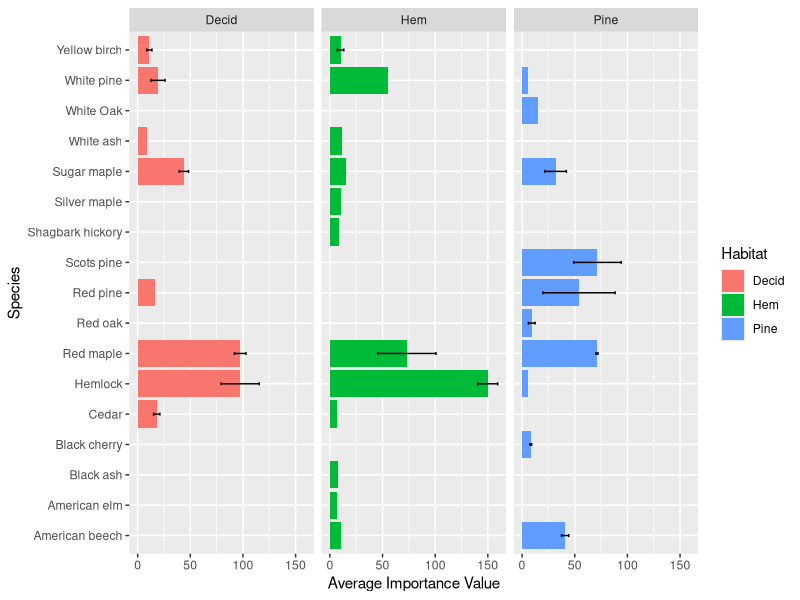
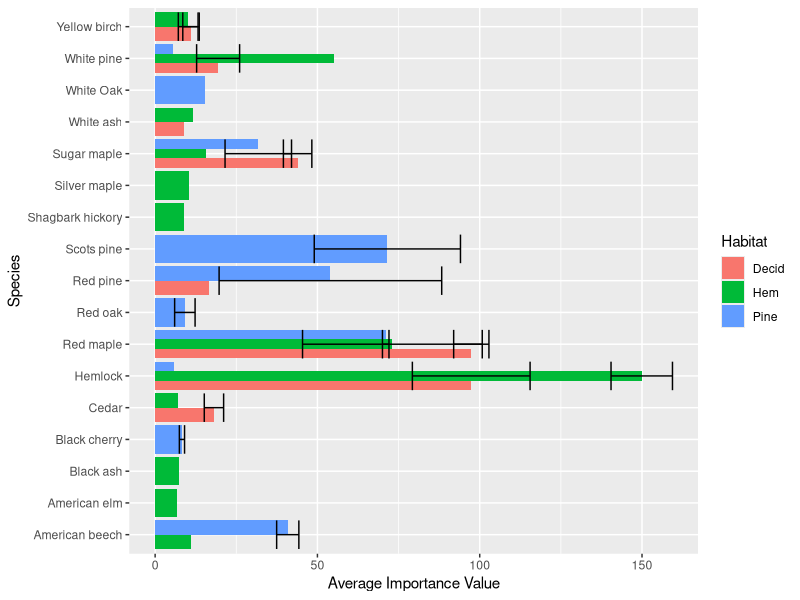

Generate these figures, in order, with R:
## ---- chunk 1
rm(list = ls()) #clear's the workspace
library(dplyr)
library(ggplot2)
## ---- chunk 2
Trees <- read.csv("newtrees.csv")
## ---- chunk 3
Pines<-filter(Trees, Habitat == "Pine")
Decid<-filter(Trees, Habitat == "Deciduous")
Hem<-filter(Trees, Habitat == "Hemlock")
## ---- chunk 4
temp_DF<-data.frame(matrix(ncol = 5, nrow = 6))
colnames(temp_DF)<-c("Habitat", "Transect", "MPI", "MAP", "AVGDEN")
## ---- chunk 5
calcsPine <- Pines %>% group_by(Transect.Number) %>% summarise(
		MPI = mean(Distance, na.rm = T),
		MAP = MPI*MPI,
		AVGDEN = (100/MAP)
)
## ---- chunk 6
calcsHem<-Hem %>% group_by(Transect.Number) %>% summarise(
	MPI = mean(Distance, na.rm = T),
	MAP = MPI*MPI,
	AVGDEN = (100/MAP)
)
calcsDecid<-Decid %>% group_by(Transect.Number) %>% summarise(
	MPI = mean(Distance, na.rm = T),
	MAP = MPI*MPI,
	AVGDEN = (100/MAP)
)
## ---- chunk 7
AvgDenData<-rbind(calcsPine, calcsDecid, calcsHem)
AvgDenData$Habitat<-c("Pine", "Pine", "Decid", "Decid", "Hem", "Hem")
rm(calcsDecid, calcsHem, calcsPine, temp_DF)#removes the DFs I no longer need
## ---- chunk 8
P1<-filter(Pines, Transect.Number == 1)
TreesP1<-P1 %>% group_by(Species) %>% summarize (
	total = length(Species),
)
## ---- chunk 9
AllTreesP1<-sum(TreesP1$total)

TreesP1$RELDEN<-(TreesP1$total/AllTreesP1)*100

TreesP1$DEN<-((TreesP1$RELDEN)/100)*AvgDenData$AVGDEN[1]

#check that it is correct: all densities together should add to the average density for the transect

AvgDenData$AVGDEN[1] == sum(TreesP1$DEN)

## ---- chunk 10
P1$Radius<-P1$DBH/2
P1$Area<-pi*(P1$Radius^2)
AVGBA<- P1 %>% group_by(Species)  %>% summarise(
	AVGBA=mean(Area, na.rm = T)
) #returns class a DF with 2 columns; can't easily directly combine with TreesP1 so do this step then next line

TreesP1$AVGBA<-AVGBA$AVGBA

## ---- chunk 11
TreesP1$BA<-TreesP1$DEN*TreesP1$AVGBA
TotalBA<-sum(TreesP1$BA)
TreesP1$RELBA<-((TreesP1$BA/TotalBA)*100)
## ---- chunk 12
NumStations<-10
MySpecies<-levels(factor(P1$Species))
Freq<-vector()
temp<-vector()
i<-1
for (i in 1:length(MySpecies)){
	test<-filter(P1, Species == MySpecies[i])
	Stations<-unique(test$Trap.Station)
	temp[i]<-length(Stations)
	Freq[i]<-temp[i]/NumStations
}
TreesP1$FREQ<-Freq
SumFreq<-sum(TreesP1$FREQ)
TreesP1$RELFREQ<-(TreesP1$FREQ/SumFreq)*100
TreesP1$IV<-TreesP1$RELDEN+TreesP1$RELBA+TreesP1$RELFREQ
#now assign the correct transect and habitat to keep track of later
TreesP1$Habitat<-as.factor("Pine")
TreesP1$Transect.Number <- 1

## ---- chunk 13
P2<-filter(Pines, Transect.Number == 2)
TreesP2<-P2 %>% group_by(Species) %>% summarize (
	total = length(Species),
)
## ---- chunk 14
AllTreesP2<-sum(TreesP2$total)

TreesP2$RELDEN<-(TreesP2$total/AllTreesP2)*100

TreesP2$DEN<-((TreesP2$RELDEN)/100)*AvgDenData$AVGDEN[2]

#check that it is correct: all densities together should add to the average density for the transect

AvgDenData$AVGDEN[2] == sum(TreesP2$DEN)

## ---- chunk 15
P2$Radius<-P2$DBH/2
P2$Area<-pi*(P2$Radius^2)
AVGBA<- P2 %>% group_by(Species)  %>% summarise(
	AVGBA=mean(Area, na.rm = T)
) #returns class a DF with 2 columns; can't easily directly combine with TreesP2 so do this step then next line

TreesP2$AVGBA<-AVGBA$AVGBA

## ---- chunk 16
TreesP2$BA<-TreesP2$DEN*TreesP2$AVGBA
TotalBA<-sum(TreesP2$BA)
TreesP2$RELBA<-((TreesP2$BA/TotalBA)*100)
## ---- chunk 17
NumStations<-10
MySpecies<-levels(factor(P2$Species))
Freq<-vector()
temp<-vector()
i<-1
for (i in 1:length(MySpecies)){
	test<-filter(P2, Species == MySpecies[i])
	Stations<-unique(test$Trap.Station)
	temp[i]<-length(Stations)
	Freq[i]<-temp[i]/NumStations
}
TreesP2$FREQ<-Freq
SumFreq<-sum(TreesP2$FREQ)
TreesP2$RELFREQ<-(TreesP2$FREQ/SumFreq)*100
TreesP2$IV<-TreesP2$RELDEN+TreesP2$RELBA+TreesP2$RELFREQ
#now assign the correct transect and habitat to keep track of later
TreesP2$Habitat<-as.factor("Pine")
TreesP2$Transect.Number <- 2

## ---- chunk 18
D1<-filter(Decid, Transect.Number == 1)
TreesD1<-D1 %>% group_by(Species) %>% summarize (
	total = length(Species),
)
## ---- chunk 19
AllTreesD1<-sum(TreesD1$total)

TreesD1$RELDEN<-(TreesD1$total/AllTreesD1)*100

TreesD1$DEN<-((TreesD1$RELDEN)/100)*AvgDenData$AVGDEN[3]

#check that it is correct: all densities together should add to the average density for the transect

AvgDenData$AVGDEN[3] == sum(TreesD1$DEN)

## ---- chunk 20
D1$Radius<-D1$DBH/2
D1$Area<-pi*(D1$Radius^2)
AVGBA<- D1 %>% group_by(Species)  %>% summarise(
	AVGBA=mean(Area, na.rm = T)
) #returns class a DF with 2 columns; can't easily directly combine with TreesD1 so do this step then next line

TreesD1$AVGBA<-AVGBA$AVGBA

## ---- chunk 21
TreesD1$BA<-TreesD1$DEN*TreesD1$AVGBA
TotalBA<-sum(TreesD1$BA)
TreesD1$RELBA<-((TreesD1$BA/TotalBA)*100)
## ---- chunk 22
NumStations<-10
MySpecies<-levels(factor(D1$Species))
Freq<-vector()
temp<-vector()
i<-1
for (i in 1:length(MySpecies)){
	test<-filter(D1, Species == MySpecies[i])
	Stations<-unique(test$Trap.Station)
	temp[i]<-length(Stations)
	Freq[i]<-temp[i]/NumStations
}
TreesD1$FREQ<-Freq
SumFreq<-sum(TreesD1$FREQ)
TreesD1$RELFREQ<-(TreesD1$FREQ/SumFreq)*100
TreesD1$IV<-TreesD1$RELDEN+TreesD1$RELBA+TreesD1$RELFREQ
#now assign the correct transect and habitat to keep track of later
TreesD1$Habitat<-as.factor("Decid")
TreesD1$Transect.Number <- 1
## ---- chunk 23
D2<-filter(Decid, Transect.Number == 2)
TreesD2<-D2 %>% group_by(Species) %>% summarize (
	total = length(Species),
)
## ---- chunk 24
AllTreesD2<-sum(TreesD2$total)

TreesD2$RELDEN<-(TreesD2$total/AllTreesD2)*100

TreesD2$DEN<-((TreesD2$RELDEN)/100)*AvgDenData$AVGDEN[4]

#check that it is correct: all densities together should add to the average density for the transect

AvgDenData$AVGDEN[4] == sum(TreesD2$DEN)

## ---- chunk 25
D2$Radius<-D2$DBH/2
D2$Area<-pi*(D2$Radius^2)
AVGBA<- D2 %>% group_by(Species)  %>% summarise(
	AVGBA=mean(Area, na.rm = T)
) #returns class a DF with 2 columns; can't easily directly combine with TreesD2 so do this step then next line

TreesD2$AVGBA<-AVGBA$AVGBA

## ---- chunk 26
TreesD2$BA<-TreesD2$DEN*TreesD2$AVGBA
TotalBA<-sum(TreesD2$BA)
TreesD2$RELBA<-((TreesD2$BA/TotalBA)*100)
## ---- chunk 27
NumStations<-10
MySpecies<-levels(factor(D2$Species))
Freq<-vector()
temp<-vector()
i<-1
for (i in 1:length(MySpecies)){
	test<-filter(D2, Species == MySpecies[i])
	Stations<-unique(test$Trap.Station)
	temp[i]<-length(Stations)
	Freq[i]<-temp[i]/NumStations
}
TreesD2$FREQ<-Freq
SumFreq<-sum(TreesD2$FREQ)
TreesD2$RELFREQ<-(TreesD2$FREQ/SumFreq)*100
TreesD2$IV<-TreesD2$RELDEN+TreesD2$RELBA+TreesD2$RELFREQ
#now assign the correct transect and habitat to keep track of later
TreesD2$Habitat<-as.factor("Decid")
TreesD2$Transect.Number <- 2
## ---- chunk 28
H1<-filter(Hem, Transect.Number == 1)
TreesH1<-H1 %>% group_by(Species) %>% summarize (
	total = length(Species),
)
## ---- chunk 29
AllTreesH1<-sum(TreesH1$total)

TreesH1$RELDEN<-(TreesH1$total/AllTreesH1)*100

TreesH1$DEN<-((TreesH1$RELDEN)/100)*AvgDenData$AVGDEN[5]

#check that it is correct: all densities together should add to the average density for the transect

AvgDenData$AVGDEN[5] == sum(TreesH1$DEN)

## ---- chunk 30
H1$Radius<-H1$DBH/2
H1$Area<-pi*(H1$Radius^2)
AVGBA<- H1 %>% group_by(Species)  %>% summarise(
	AVGBA=mean(Area, na.rm = T)
) #returns class a DF with 2 columns; can't easily directly combine with TreesH1 so do this step then next line

TreesH1$AVGBA<-AVGBA$AVGBA

## ---- chunk 31
TreesH1$BA<-TreesH1$DEN*TreesH1$AVGBA
TotalBA<-sum(TreesH1$BA)
TreesH1$RELBA<-((TreesH1$BA/TotalBA)*100)
## ---- chunk 32
NumStations<-10
MySpecies<-levels(factor(H1$Species))
Freq<-vector()
temp<-vector()
i<-1
for (i in 1:length(MySpecies)){
	test<-filter(H1, Species == MySpecies[i])
	Stations<-unique(test$Trap.Station)
	temp[i]<-length(Stations)
	Freq[i]<-temp[i]/NumStations
}
TreesH1$FREQ<-Freq
SumFreq<-sum(TreesH1$FREQ)
TreesH1$RELFREQ<-(TreesH1$FREQ/SumFreq)*100
TreesH1$IV<-TreesH1$RELDEN+TreesH1$RELBA+TreesH1$RELFREQ
#now assign the correct transect and habitat to keep track of later
TreesH1$Habitat<-as.factor("Hem")
TreesH1$Transect.Number <- 1
## ---- chunk 33
H2<-filter(Hem, Transect.Number == 2)
TreesH2<-H2 %>% group_by(Species) %>% summarize (
	total = length(Species),
)
## ---- chunk 34
AllTreesH2<-sum(TreesH2$total)

TreesH2$RELDEN<-(TreesH2$total/AllTreesH2)*100

TreesH2$DEN<-((TreesH2$RELDEN)/100)*AvgDenData$AVGDEN[6]

#check that it is correct: all densities together should add to the average density for the transect

AvgDenData$AVGDEN[6] == sum(TreesH2$DEN)

## ---- chunk 35
H2$Radius<-H2$DBH/2
H2$Area<-pi*(H2$Radius^2)
AVGBA<- H2 %>% group_by(Species)  %>% summarise(
	AVGBA=mean(Area, na.rm = T)
) #returns class a DF with 2 columns; can't easily directly combine with TreesH2 so do this step then next line

TreesH2$AVGBA<-AVGBA$AVGBA

## ---- chunk 36
TreesH2$BA<-TreesH2$DEN*TreesH2$AVGBA
TotalBA<-sum(TreesH2$BA)
TreesH2$RELBA<-((TreesH2$BA/TotalBA)*100)
## ---- chunk 37
NumStations<-10
MySpecies<-levels(factor(H2$Species))
Freq<-vector()
temp<-vector()
i<-1
for (i in 1:length(MySpecies)){
	test<-filter(H2, Species == MySpecies[i])
	Stations<-unique(test$Trap.Station)
	temp[i]<-length(Stations)
	Freq[i]<-temp[i]/NumStations
}
TreesH2$FREQ<-Freq
SumFreq<-sum(TreesH2$FREQ)
TreesH2$RELFREQ<-(TreesH2$FREQ/SumFreq)*100
TreesH2$IV<-TreesH2$RELDEN+TreesH2$RELBA+TreesH2$RELFREQ
#now assign the correct transect and habitat to keep track of later
TreesH2$Habitat<-as.factor("Hem")
TreesH2$Transect.Number <- 2
## ---- chunk 38
AllData<-rbind(TreesD1,TreesD2, TreesH1, TreesH2, TreesP1, TreesP2)
#now get rid of some stuff
rm(AVGBA, D1,D2, Decid, H1, H2, Hem, P1, P2, Pines, test, Trees)
## ---- chunk 39
SummaryData<-AllData %>% group_by(Habitat, Species)%>% summarise(
	N = length(Species),
		avgRELDEN = mean(RELDEN, na.rm = T),
		semRELDEN = sd(RELDEN)/sqrt(sum(!is.na(RELDEN))),
		avgRELBA = mean(RELBA, na.rm = T),
		semRELBA = sd(RELBA)/sqrt(sum(!is.na(RELBA))),
		avgRELFREQ = mean(RELFREQ, na.rm = T),
		semRELFREQ = sd(RELFREQ)/sqrt(sum(!is.na(RELFREQ))),
		avgIV = mean (IV, na.rm = T),
		semIV = sd(IV)/sqrt(sum(!is.na(IV)))
	)
#note: if you use the same variable name for the new DF (in this case SummaryData)
#as you have in the first DF (in this case AllData), you will not get the sem calculations.

#this summary table produces the information required for the long table in the problem set

#write results
write.csv(SummaryData, "longPS1table.csv")

## ---- chunk 40
#really nice plot with facet wrap and error bars
ggplot(SummaryData, aes(x = Species, y = avgIV, fill = Habitat))+
	geom_col(position = "dodge")+
	coord_flip()+
	geom_errorbar(aes(ymin = avgIV - semIV,
				   ymax = avgIV + semIV), width = 0.1)+
	facet_wrap(~Habitat)+
	labs(x = "Species", y = "Average Importance Value")

ggsave("PS1figure.png", device = "png")

#less clear plot without facet wrap
ggplot(SummaryData, aes(x = Species, y = avgIV, fill = Habitat))+
	geom_col(position = "dodge")+
	coord_flip()+
	geom_errorbar(aes(ymin = avgIV - semIV,
				   ymax = avgIV + semIV))+
	labs(x = "Species", y = "Average Importance Value")
## ---- chunk 41
#Trees<-mutate(Trees, TranNum = paste0(Habitat, Transect.Number))#create new var
## ---- chunk 42
#Transects<-unique(Trees$TranNum)
## ---- chunk 43
#for(i in 1: length(Transects)){
	#DF<-filter(Trees, TranNum == Transects[i]) #creates DF with first transect
	#Species<-DF %>% group_by(Species) %>% summarize (
	#	total= length(Species)
	#)
	#AllTrees<-sum(Species$total)
#}	
